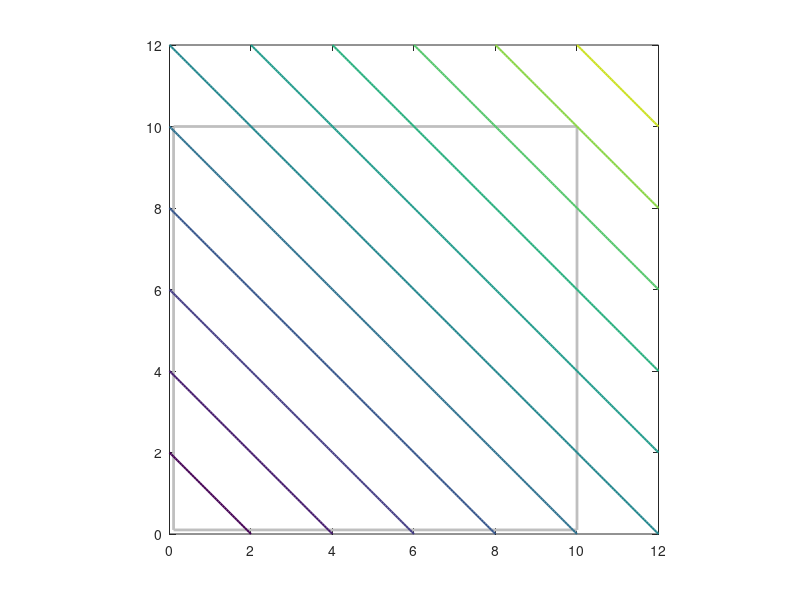

Recreate this plot in MATLAB. (Note: this script raises an error after producing the figure.)
%EX3
%
%   Exercise 4.6: use of SLP, CONLIN, and MMA to solve a two-segment cantilever
%   beam optimization problem.

% Mattias Schevenels
% February 2021

% PROBLEM FORMULATION
xmin = 0.1;       % Lower bound for x
xmax = 10;        % Upper bound for x
x = [5;5];        % Initial value

% MMA PARAMETERS
move = inf;       % Disable move limit
low = [];         % Lower asymptote: use -INF for SLP,   0 for CONLIN, [] for MMA
upp = [];         % Upper asymptote: use  INF for SLP, INF for CONLIN, [] for MMA
sinit = 0.1;      % Asymptotes relative initial position.
sincr = 1.2;      % Factor used to increase the distance between the asymptotes
sdecr = 0.7;      % Factor used to decrease the distance between the asymptotes
mu = 0;           % Relative distance to keep away from the asymptotes
tol = 1e-4;       % Convergence threshold

% DEFINE PLOT COLORS
darkblue = [0.000 0.447 0.741];
darkred = [0.850 0.325 0.098];
black = [0.000 0.000 0.000];
darkgray = [0.400 0.400 0.400];
lightgray = [0.750 0.750 0.750];

% PLOT EXACT OBJECTIVE FUNCTION AND CONSTRAINT
[X1,X2] = ndgrid(0:0.05:12,0:0.05:12);
F0 = X1+X2;
F = 1./X1.^3+7./X2.^3-1;
figure;
h3 = plot([xmin xmax xmax xmin xmin],[xmin xmin xmax xmax xmin],'LineWidth',2,'Color',lightgray);
hold('on');
axis('equal');
xlim([0 12]);
ylim([0 12]);
[~,h1] = contour(X1,X2,F0,[-10:2:24],'LineWidth',1.5,'Color',darkblue);
[~,h2] = contour(X1,X2,F,[0 0],'LineWidth',2,'Color',darkred);
htop = [h1;h2;h3];
xlabel('x_1');
ylabel('x_2');
fprintf('\nBlue lines: objective function f0(x)\n');
fprintf('Red line: constraint f1(x)\n');
fprintf('Gray lines: box constraints xmin and xmax\n\n');
pause;

% OPTIMIZATION LOOP
iter = 1;
change = inf;
mmaparams = [];
while change>tol

  % OBJECTIVE FUNCTION AND CONSTRAINTS
  f0 = sum(x);
  f = 1/x(1)^3+7/x(2)^3-1;

  % OBJECTIVE FUNCTION SENSITIVITIES
  df0dx1 = 1;
  df0dx2 = 1;
  df0dx  = [df0dx1;
            df0dx2];

  % CONSTRAINT SENSITIVITIES
  df1dx1 = -3/x(1)^4;
  df1dx2 = -21/x(2)^4;
  dfdx = [df1dx1 df1dx2];

  % MMA UPDATE
  [xnew,y,z,lmult,mmaparams,subp,change] = mma(x,xmin,xmax,f0,f,df0dx,dfdx,mmaparams,move,low,upp,sinit,sincr,sdecr,mu,'silent');

  % COLLECT CONVERGENCE HISTORY
  history.iter(:,iter) = iter;
  history.x(:,iter) = x;
  history.low(:,iter) = subp.low;
  history.upp(:,iter) = subp.upp;
  history.f0(:,iter) = f0;
  history.f(:,iter) = f;

  % PRINT RESULTS
  fprintf('--------------------------------------------------\n');
  fprintf('ITERATION %i\n\n',mmaparams.iter);
  fprintf('Current value x = [%0.5f %0.5f]\n',x);
  if iter>1
    fprintf('Change = %0.5f\n\n',change);
  else
    fprintf('\n');
  end
  fprintf('Objective function f0(x) = %0.5f\n',f0);
  fprintf('Constraint f1(x) = %0.5f\n\n',f);
  fprintf('Lower asymptotes L = [%0.5f %0.5f]\n',subp.low);
  fprintf('Upper asymptotes U = [%0.5f %0.5f]\n\n',subp.upp);

  % PLOT RESULTS
  if iter>1
    delete(hf0);
    delete(hxnew);
    delete(hf);
    delete(halphabeta);
    delete(hx);
  end
  [F0,F] = mmasubp(subp,X1,X2);
  halphabeta = plot([subp.alpha(1) subp.beta(1) subp.beta(1) subp.alpha(1) subp.alpha(1)], ...
    [subp.alpha(2) subp.alpha(2) subp.beta(2) subp.beta(2) subp.alpha(2)],'Color',lightgray);
  [~,hf0] = contour(X1,X2,F0,[-10:2:24],'Color',darkblue);
  [~,hf] = contour(X1,X2,F,[0 0],'Color',darkred);
  set(gca,'Children',[htop;setdiff(get(gca,'Children'),htop,'stable')]);
  hx = plot(x(1),x(2),'o','MarkerEdgeColor',darkgray,'MarkerFaceColor',darkgray);
  hxnew = plot(xnew(1),xnew(2),'o','MarkerEdgeColor',black,'MarkerFaceColor',black);
  pause;

  % CHECK CONVERGENCE CRITERION AND MOVE ON TO NEXT ITERATION
  if change>tol
    iter = iter+1;
    x = xnew;
  end

end

% PRINT FINAL MESSAGE
fprintf('--------------------------------------------------\n');
fprintf('CONVERGENCE CRITERION SATISFIED - TERMINATING\n\n');
